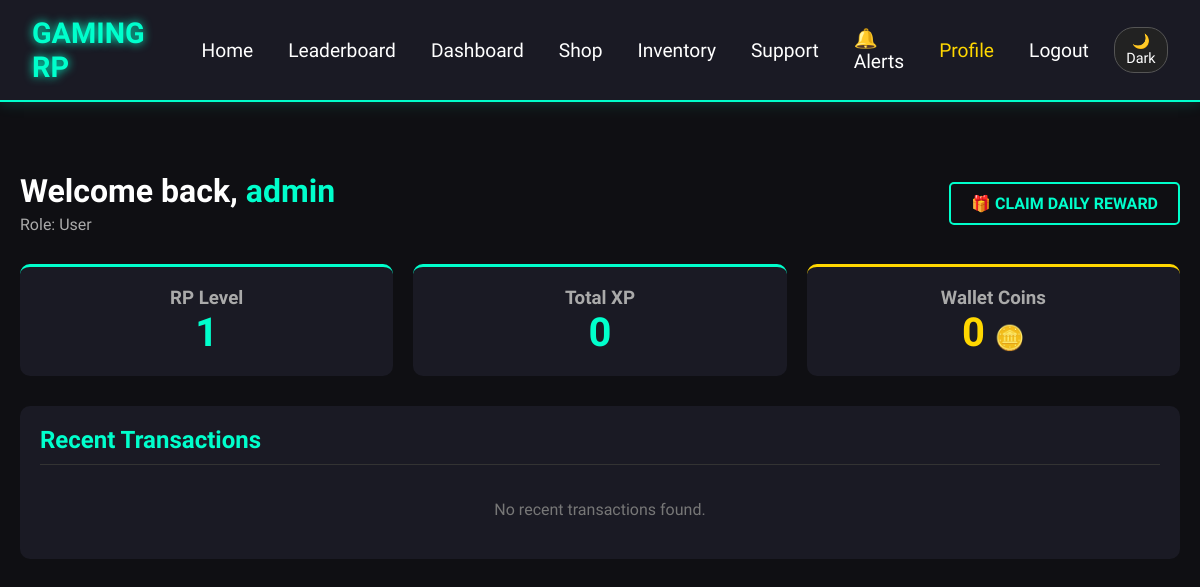
The page /dashboard (signed in) on the database its author committed.
### tables this page shows
CREATE TABLE Users (
    UserId INTEGER PRIMARY KEY AUTOINCREMENT,
    Username TEXT UNIQUE,
    Email TEXT UNIQUE,
    PasswordHash TEXT,
    Role TEXT DEFAULT 'User',
    Avatar TEXT,
    Level INTEGER DEFAULT 1,
    XP INTEGER DEFAULT 0,
    CreatedAt TIMESTAMP DEFAULT CURRENT_TIMESTAMP,
    IsBanned INTEGER DEFAULT 0,
    WarningCount INTEGER DEFAULT 0
);

CREATE TABLE Wallet (
    WalletId INTEGER PRIMARY KEY AUTOINCREMENT,
    UserId INTEGER,
    Coins INTEGER DEFAULT 0,
    LastDailyReward TIMESTAMP
);

### routes/main_routes.py (the view)
@main_bp.route('/dashboard')
def dashboard():
    if 'user_id' not in session:
        return redirect(url_for('auth.login'))
    user_id = session['user_id']
    conn = get_db_connection()
    cursor = conn.cursor()
    cursor.execute("""
        SELECT u.Username, u.Role, u.Level, u.XP, w.Coins
        FROM Users u
        JOIN Wallet w ON u.UserId = w.UserId
        WHERE u.UserId = ?
    """, (user_id,))
    user_data = cursor.fetchone()
    cursor.execute("""
        SELECT Amount, Type, Description, TransactionDate
        FROM Transactions
        WHERE UserId = ?
        ORDER BY TransactionDate DESC
        LIMIT 5
    """, (user_id,))
    transactions = cursor.fetchall()
    conn.close()
    return render_template(
        'dashboard.html',
        user=user_data,
        transactions=transactions
    )

### models/db.py (called while the page is built)
def get_db_connection():
    try:
        conn = sqlite3.connect(DATABASE, check_same_thread=False)
        conn.row_factory = sqlite3.Row
        return conn
    except Exception as e:
        print("Database Error:", e)
        return None

### routes/main_routes.py (called while the page is built)
@main_bp.before_app_request
def check_maintenance():
    allowed = ['static', 'auth.login', 'auth.logout', 'main.maintenance_page']
    if request.endpoint in allowed:
        return
    conn = get_db_connection()
    cursor = conn.cursor()
    cursor.execute(
        "SELECT SettingValue FROM SystemSettings WHERE SettingKey=?",
        ('MaintenanceMode',)
    )
    row = cursor.fetchone()
    conn.close()
    if row and row["SettingValue"] == '1':
        if session.get('role') != 'Admin':
            return render_template('maintenance.html')

### templates/dashboard.html
{% extends "base.html" %}
{% block content %}
    <div style="display: flex; justify-content: space-between; align-items: center;">
        <div>
            <h1 style="text-align: left; color: #fff;">Welcome back, <span style="color:#00ffcc;">{{ user[0] }}</span></h1>
            <p style="text-align: left; color: #aaa; margin-top: 5px;">Role: {{ user[1] }}</p>
        </div>
        <form action="{{ url_for('main.daily_bonus') }}" method="POST">
            <button type="submit" class="btn-glow" style="padding: 10px 20px; font-size: 1rem;">🎁 Claim Daily Reward</button>
        </form>
    </div>
    <div style="display: flex; justify-content: space-between; margin-top: 30px; gap: 20px;">
        <div style="background: #1a1a24; padding: 20px; border-radius: 10px; border-top: 3px solid #00ffcc; width: 33%;">
            <h3 style="color: #aaa;">RP Level</h3>
            <p style="font-size: 2.5rem; color: #00ffcc; font-weight: bold;">{{ user[2] }}</p>
        </div>
        <div style="background: #1a1a24; padding: 20px; border-radius: 10px; border-top: 3px solid #00ffcc; width: 33%;">
            <h3 style="color: #aaa;">Total XP</h3>
            <p style="font-size: 2.5rem; color: #00ffcc; font-weight: bold;">{{ user[3] }}</p>
        </div>
        <div style="background: #1a1a24; padding: 20px; border-radius: 10px; border-top: 3px solid #ffd700; width: 33%;">
            <h3 style="color: #aaa;">Wallet Coins</h3>
            <p style="font-size: 2.5rem; color: #ffd700; font-weight: bold;">{{ user[4] }} <span style="font-size: 1.5rem;">🪙</span></p>
        </div>
    </div>
    <div style="background: #1a1a24; padding: 20px; border-radius: 10px; margin-top: 30px; text-align: left;">
        <h2 style="color: #00ffcc; margin-bottom: 15px; border-bottom: 1px solid #333; padding-bottom: 10px;">Recent Transactions</h2>
        {% if transactions %}
            <table style="width: 100%; border-collapse: collapse;">
                <tr style="color: #aaa; text-transform: uppercase; font-size: 0.9rem;">
                    <th style="padding: 10px; border-bottom: 1px solid #333; text-align: left;">Date</th>
                    <th style="padding: 10px; border-bottom: 1px solid #333; text-align: left;">Description</th>
                    <th style="padding: 10px; border-bottom: 1px solid #333; text-align: right;">Amount</th>
                </tr>
                {% for tx in transactions %}
                <tr>
                    <td style="padding: 15px 10px; border-bottom: 1px solid #222; color: #ccc;">{{ tx[3].strftime('%Y-%m-%d %H:%M') }}</td>
                    <td style="padding: 15px 10px; border-bottom: 1px solid #222; color: #fff;">{{ tx[2] }}</td>
                    <td style="padding: 15px 10px; border-bottom: 1px solid #222; text-align: right; color: #00ff00; font-weight: bold;">
                        +{{ tx[0] }} 🪙
                    </td>
                </tr>
                {% endfor %}
            </table>
        {% else %}
            <p style="color: #777; text-align: center; padding: 20px;">No recent transactions found.</p>
        {% endif %}
    </div>
{% endblock %}

### static/style.css (style rules this page uses)
* { margin: 0; padding: 0; box-sizing: border-box; font-family: 'Rajdhani', sans-serif; }
body { background-color: #0f0f13; color: #ffffff; min-height: 100vh; }
.btn-glow { background: transparent; color: #00ffcc; border: 2px solid #00ffcc; padding: 10px 30px; font-size: 1.2rem; font-weight: bold; cursor: pointer; border-radius: 5px; text-transform: uppercase; width: 100%; transition: 0.3s; }

### rows shown on the page
Users: Username "admin", Role "User", Level "1", XP "0"
Wallet: Coins "0"
